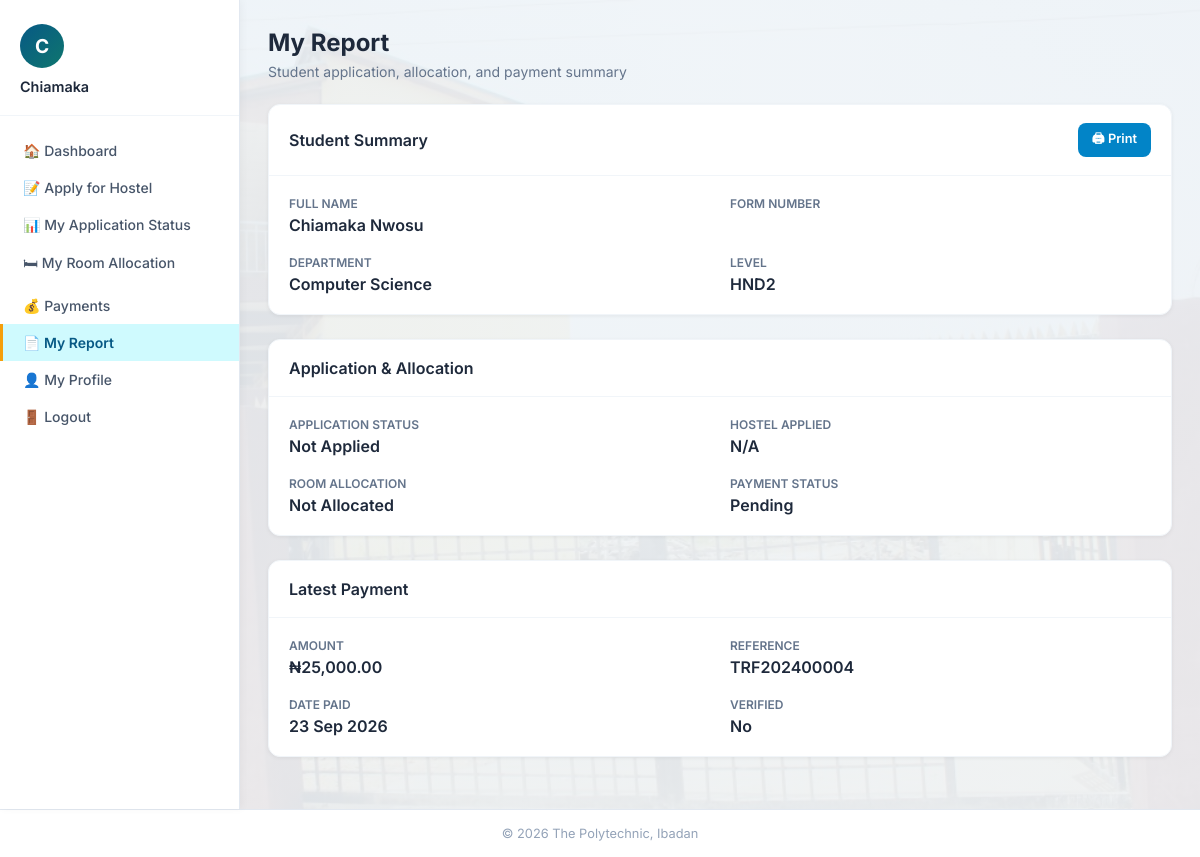
Page /student/reports.php (signed in) on the earlier database version.
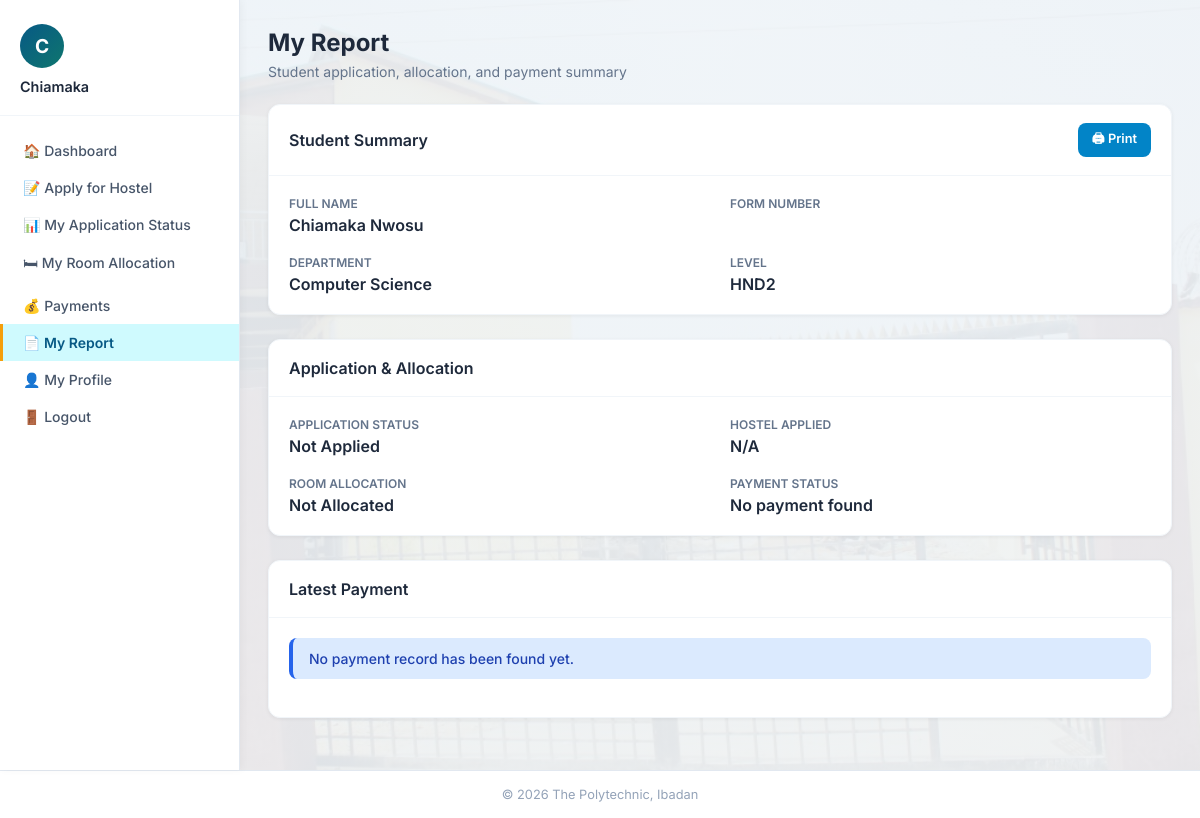
Same page on the later database version.
### tables this page shows
CREATE TABLE payments (
    payment_id INT AUTO_INCREMENT PRIMARY KEY,
    student_id INT NOT NULL,
    amount DECIMAL(10,2) NOT NULL,
    payment_ref VARCHAR(100) NOT NULL UNIQUE,
    payment_date DATETIME DEFAULT CURRENT_TIMESTAMP,
    verified ENUM('Yes','No') NOT NULL DEFAULT 'No',
    verification_source VARCHAR(50) NULL,
    verified_at DATETIME NULL,
    FOREIGN KEY (student_id) REFERENCES students(student_id) ON DELETE CASCADE,
    INDEX idx_payment_student (student_id)
);

### student/reports.php (the view, shortened to what the changed rows need)
<?php
require_once '../includes/db.php';
$sid = $_SESSION['student_id'];
$payment = $pdo->prepare("SELECT * FROM payments WHERE student_id=? ORDER BY payment_date DESC LIMIT 1");
$payment->execute([$sid]);
$payment = $payment->fetch();
?>
<!DOCTYPE html>
<html lang="en">
<head>
<link rel="stylesheet" href="../css/style.css?v=6">
</head>
<body>
<div class="wrapper">
<main class="main">
    <div class="card" style="margin-bottom:24px;">
        <div class="card-body">
            <div style="display:grid;grid-template-columns:1fr 1fr;gap:20px;">
                <div>
                    <div style="font-size:0.75rem;color:#64748b;text-transform:uppercase;font-weight:600;margin-bottom:4px;">Payment Status</div>
                    <div style="font-weight:600;"><?= $payment ? ($payment['verified'] === 'Yes' ? 'Verified' : 'Pending') : 'No payment found' ?></div>
                </div>
            </div>
        </div>
    </div>
    <div class="card">
        <div class="card-body">
            <?php if (!$payment): ?>
                <div class="alert alert-info">No payment record has been found yet.</div>
            <?php else: ?>
            <div style="display:grid;grid-template-columns:1fr 1fr;gap:20px;">
                <div>
                    <div style="font-size:0.75rem;color:#64748b;text-transform:uppercase;font-weight:600;margin-bottom:4px;">Amount</div>
                    <div style="font-weight:600;">₦<?= number_format($payment['amount'], 2) ?></div>
                </div>
                <div>
                    <div style="font-size:0.75rem;color:#64748b;text-transform:uppercase;font-weight:600;margin-bottom:4px;">Reference</div>
                    <div style="font-weight:600;"><?= htmlspecialchars($payment['payment_ref'] ?? 'N/A') ?></div>
                </div>
                <div>
                    <div style="font-size:0.75rem;color:#64748b;text-transform:uppercase;font-weight:600;margin-bottom:4px;">Date Paid</div>
                    <div style="font-weight:600;"><?= date('d M Y', strtotime($payment['payment_date'])) ?></div>
                </div>
                <div>
                    <div style="font-size:0.75rem;color:#64748b;text-transform:uppercase;font-weight:600;margin-bottom:4px;">Verified</div>
                    <div style="font-weight:600;"><?= $payment['verified'] === 'Yes' ? 'Yes' : 'No' ?></div>
                </div>
            </div>
            <?php endif; ?>
        </div>
    </div>
</main>
</div>
</body>
</html>

Differences in the rows shown:
removed payments: amount "25,000.00", payment_ref "TRF202400004", payment_date "23 Sep 2026"
Other differences:
text no longer shown: "Pending AMOUNT ₦ REFERENCE DATE PAID VERIFIED No"
text now shown: "No payment found No payment record has been found yet."
